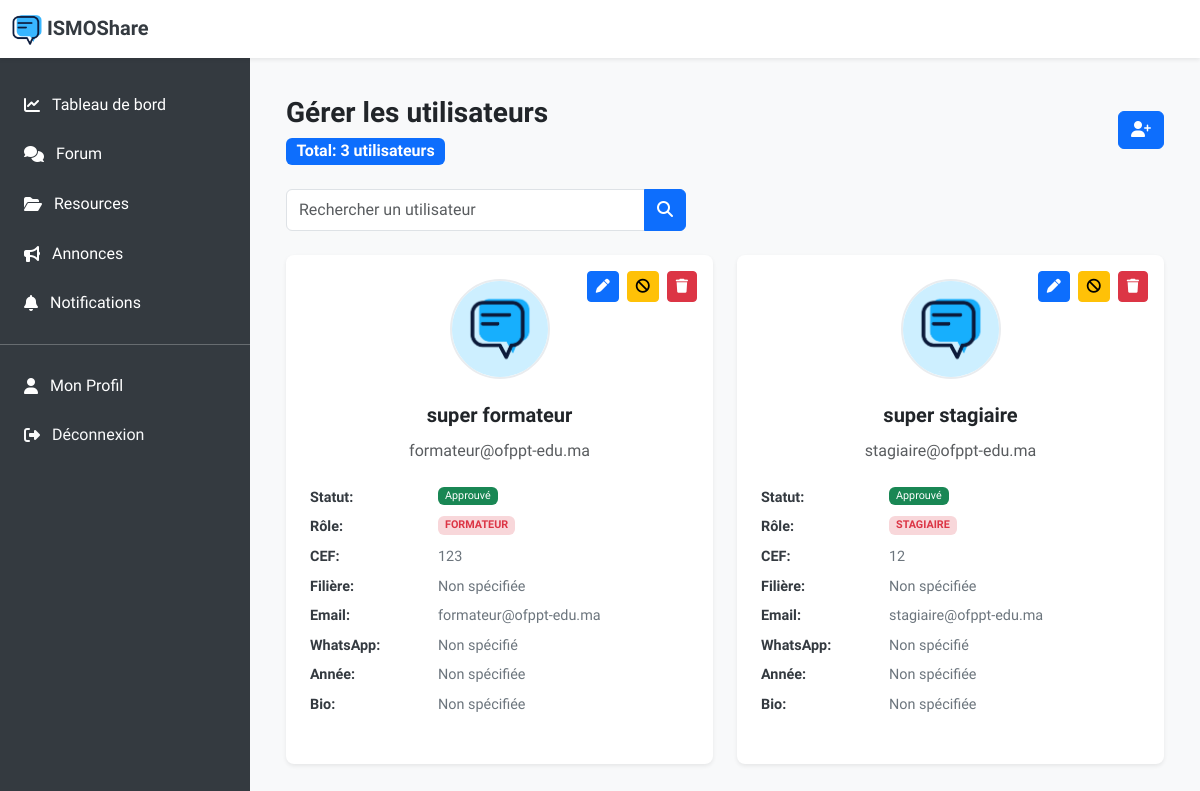
The page /pages/subpages/liste-users.php (signed in) on the database its author committed.
### tables this page shows
CREATE TABLE `utilisateur` (
  `id_utilisateur` int(11) NOT NULL,
  `nom` varchar(50) NOT NULL,
  `prenom` varchar(50) NOT NULL,
  `email` varchar(100) NOT NULL,
  `mot_de_passe` varchar(100) NOT NULL,
  `photo_profil` varchar(255) DEFAULT NULL,
  `role` enum('stagiaire','formateur','admin') DEFAULT NULL,
  `id_filiere` int(11) DEFAULT NULL,
  `cef_matricule` varchar(255) DEFAULT NULL,
  `numero_whatsapp` varchar(20) DEFAULT NULL,
  `bio` text DEFAULT NULL,
  `statut` enum('en_attente','approuvé','rejeté','suspendu') DEFAULT 'en_attente',
  `annee_formation` enum('1ère année','2ème année') DEFAULT NULL
);

### pages/subpages/liste-users.php (the view, shortened to what this page needs)
<?php
include_once '../includes/config.php';
include_once '../includes/notification_functions.php';
$count_sql = "SELECT COUNT(*) as total FROM utilisateur";
$count_stmt = $conn->prepare($count_sql);
$count_stmt->execute();
$count_result = $count_stmt->get_result();
$total_users = $count_result->fetch_assoc()['total'];
$users = [];
$current_user_sql = "SELECT role FROM utilisateur WHERE id_utilisateur = ?";
$current_user_stmt = $conn->prepare($current_user_sql);
$current_user_stmt->bind_param("i", $_SESSION['user_id']);
$current_user_stmt->execute();
$current_user_result = $current_user_stmt->get_result();
$current_user = $current_user_result->fetch_assoc();
if (isset($_GET['search']) && !empty(trim($_GET['search']))) {
    $search = '%' . $conn->real_escape_string(trim($_GET['search'])) . '%';
    if ($current_user['role'] === 'admin') {
        $sql = "SELECT * FROM utilisateur
                WHERE (nom LIKE ? OR prenom LIKE ? OR email LIKE ? OR cef_matricule LIKE ?)
                AND role != 'admin'
                AND id_utilisateur != ?
                ORDER BY id_utilisateur DESC";
        $stmt = $conn->prepare($sql);
        $stmt->bind_param("ssssi", $search, $search, $search, $search, $_SESSION['user_id']);
    } else {
        $sql = "SELECT * FROM utilisateur
                WHERE (nom LIKE ? OR prenom LIKE ? OR email LIKE ? OR cef_matricule LIKE ?)
                AND id_utilisateur != ?
                ORDER BY id_utilisateur DESC";
        $stmt = $conn->prepare($sql);
        $stmt->bind_param("ssssi", $search, $search, $search, $search, $_SESSION['user_id']);
    }
} else {
    if ($current_user['role'] === 'admin') {
        $sql = "SELECT * FROM utilisateur WHERE role != 'admin' AND id_utilisateur != ? ORDER BY id_utilisateur DESC";
        $stmt = $conn->prepare($sql);
        $stmt->bind_param("i", $_SESSION['user_id']);
    } else {
        $sql = "SELECT * FROM utilisateur WHERE id_utilisateur != ? ORDER BY id_utilisateur DESC";
        $stmt = $conn->prepare($sql);
        $stmt->bind_param("i", $_SESSION['user_id']);
    }
}
$stmt->execute();
$result = $stmt->get_result();
if ($result && $result->num_rows > 0) {
    $users = $result->fetch_all(MYSQLI_ASSOC);
}
function getStatusBadgeClass($status) {
    switch ($status) {
        case 'approuvé':
            return 'bg-success fw-light';
    }
}
function getStatusDisplayText($status) {
    switch ($status) {
        case 'approuvé':
            return 'Approuvé';
    }
}
?>
<!DOCTYPE html>
<html lang="en">
  <head>
    <link
      href="https://cdn.jsdelivr.net/npm/bootstrap@5.3.0/dist/css/bootstrap.min.css"
      rel="stylesheet"
    />
    <link
      rel="stylesheet"
      href="https://cdnjs.cloudflare.com/ajax/libs/font-awesome/6.4.2/css/all.min.css"
    />
  </head>
  <body>
    <nav class="navbar navbar-expand-lg navbar-light fixed-top">
      <div class="container-fluid">
        <a class="navbar-brand" href="./../../index.php">
          <img src="./../../assets/images/logo.png" width="30px" alt="" />
          ISMOShare
        </a>
      </div>
    </nav>
    <nav id="sidebar" class="sidebar">
      <ul class="nav flex-column">
        <br />
        <li class="nav-item">
          <a class="nav-link" href="./../dashboard.php">
            <i class="fa-solid fa-chart-line"></i>
            Tableau de bord
          </a>
        </li>
        <li class="nav-item">
          <a class="nav-link" href="./../forum.php">
            <i class="fas fa-comments"></i>
            Forum
          </a>
        </li>
        <li class="nav-item">
          <a class="nav-link" href="./../ressources.php">
            <i class="fas fa-folder-open"></i>
            Resources
          </a>
        </li>
        <li class="nav-item">
          <a class="nav-link" href="./../annonces.php">
            <i class="fa-solid fa-bullhorn"></i>
            Annonces
          </a>
        </li>
        <li class="nav-item">
          <a class="nav-link" href="./../notifications.php">
            <i class="fas fa-bell"></i>
            Notifications
          </a>
        </li>
        <hr class="text-white" />
        <li class="nav-item">
          <a class="nav-link" href="./../profile.php">
            <i class="fas fa-user"></i>
            Mon Profil
          </a>
        </li>
        <li class="nav-item">
          <a class="nav-link text-light" href="#" data-bs-toggle="modal" data-bs-target="#logoutModal">
            <i class="fas fa-sign-out-alt"></i> Déconnexion
          </a>
        </li>
      </ul>
    </nav>
    <main class="main-content bg-light py-4">
      <div class="container-fluid">
        <div class="d-flex flex-column flex-md-row justify-content-between align-items-start align-items-md-center mb-4 mt-3">
          <div>
            <h3 class="fw-bold">Gérer les utilisateurs</h3>
            <span class="badge bg-primary rounded fs-6">Total: <?php echo $total_users; ?> utilisateurs</span>
          </div>
          <br>
          <div class="d-flex align-items-center gap-3">
            <button class="btn btn-primary" data-bs-toggle="modal" data-bs-target="#createUserModal">
              <i class="fas fa-user-plus"></i>
            </button>
          </div>
        </div>
        <?php if (!empty($users)): ?>
        <div class="search-container">
          <form class="d-flex" role="search" method="GET">
            <div class="input-group">
              <input
                type="search"
                class="form-control"
                name="search"
                placeholder="Rechercher un utilisateur"
                value="<?php echo isset($_GET['search']) ? htmlspecialchars($_GET['search']) : ''; ?>"
              />
              <button class="btn btn-primary" type="submit">
                <i class="fa-solid fa-magnifying-glass"></i>
              </button>
            </div>
          </form>
        </div>
        <?php endif; ?>
        <div class="row">
          <?php if (empty($users)): ?>
            <div class="col-12">
              <div class="text-muted text-center alert alert-info">
                <i class="fas fa-users fa-2x mt-3 mb-2"></i>
                <p>Aucun utilisateur trouvé</p>
              </div>
            </div>
          <?php else: ?>
            <?php foreach ($users as $user): ?>
          <div class="col-12 col-lg-6 mb-4">
            <div class="user-card h-100">
          <div class="action-buttons">
            <button
              class="btn btn-sm btn-primary"
              data-bs-toggle="modal"
              data-bs-target="#editRoleModal<?php echo $user['id_utilisateur']; ?>"
              title="Modifier le rôle"
              <?php if ($user['id_utilisateur'] == $_SESSION['user_id']) echo 'style="display: none;"'; ?>
            >
              <i class="fas fa-pen"></i>
            </button>
                <?php if ($user['statut'] === 'approuvé'): ?>
            <button
              class="btn btn-sm btn-warning"
              data-bs-toggle="modal"
              data-bs-target="#suspendModal<?php echo $user['id_utilisateur']; ?>"
              title="Suspendre"
              <?php if ($user['id_utilisateur'] == $_SESSION['user_id'] || $user['role'] === 'admin') echo 'style="display: none;"'; ?>
            >
              <i class="fas fa-ban"></i>
            </button>
                <?php endif; ?>
            <button
              class="btn btn-sm btn-danger"
              data-bs-toggle="modal"
              data-bs-target="#deleteModal<?php echo $user['id_utilisateur']; ?>"
              title="Supprimer"
              <?php if ($user['id_utilisateur'] == $_SESSION['user_id']) echo 'style="display: none;"'; ?>
            >
              <i class="fas fa-trash"></i>
            </button>
          </div>
              <div class="text-center mb-4">
                <img src="<?= $user['photo_profil'] ? '../../assets/uploads/profile/' . htmlspecialchars($user['photo_profil']) : '../../assets/images/ISMO SHARE.png' ?>"
                     alt="Photo de l'utilisateur"
                     class="rounded-circle profile-image" />
              </div>
            <div class="user-info">
                <h5 class="fw-semibold mb-1 text-center"><?php echo htmlspecialchars($user['prenom'] . ' ' . $user['nom']); ?></h5>
                <p class="text-muted mb-3 text-center"><?php echo htmlspecialchars($user['email']); ?></p>
                <div class="user-info-item">
                  <strong>Statut:</strong>
                  <span class="badge <?php echo getStatusBadgeClass($user['statut']); ?>">
                    <?php echo getStatusDisplayText($user['statut']); ?>
                  </span>
                </div>
                <div class="user-info-item">
                  <strong>Rôle:</strong>
                  <?php
                  if ($user['statut'] === 'en_attente') {
                      echo '<span class="text-muted">Non spécifié</span>';
                  } else {
                      echo '<span class="badge bg-danger-subtle text-danger">' . strtoupper($user['role']) . '</span>';
                  }
                  ?>
                </div>
                <div class="user-info-item">
                  <strong>CEF:</strong>
                  <span><?php echo !empty($user['cef_matricule']) ? htmlspecialchars($user['cef_matricule']) : 'Non spécifié'; ?></span>
                </div>
                <div class="user-info-item">
                  <strong>Filière:</strong>
                  <span><?php echo !empty($user['filiere']) ? htmlspecialchars($user['filiere']) : 'Non spécifiée'; ?></span>
                </div>
                <div class="user-info-item">
                  <strong>Email:</strong>
                  <span><?php echo !empty($user['email']) ? htmlspecialchars($user['email']) : 'Non spécifié'; ?></span>
                </div>
                <div class="user-info-item">
                  <strong>WhatsApp:</strong>
                  <?php if (!empty($user['numero_whatsapp'])): ?>
                    <a href="https://wa.me/<?= preg_replace('/[^0-9]/', '', $user['numero_whatsapp']) ?>" target="_blank" class="text-decoration-none">
                      +212<?php echo htmlspecialchars($user['numero_whatsapp']); ?>
                    </a>
                  <?php else: ?>
                    <span>Non spécifié</span>
                  <?php endif; ?>
                </div>
                <div class="user-info-item">
                  <strong>Année:</strong>
                  <span><?php echo !empty($user['annee_formation']) ? htmlspecialchars($user['annee_formation']) : 'Non spécifiée'; ?></span>
                </div>
                <div class="user-info-item">
                  <strong>Bio:</strong>
                  <span><?php echo !empty($user['bio']) ? htmlspecialchars($user['bio']) : 'Non spécifiée'; ?></span>
                </div>
              </div>
            </div>
          </div>
          <?php endforeach; ?>
          <?php endif; ?>
        </div>
      </div>
    </main>
  </body>
</html>

### pages/subpages/liste-users.php (style rules this page uses)
body { font-family: "Andika", sans-serif; background-color: #f4f6f9; min-height: 100vh; margin: 0; padding-top: 56px; }
.navbar { background-color: #ffffff !important; box-shadow: 0 0.125rem 0.25rem rgba(0, 0, 0, 0.075); z-index: 1030; }
.navbar-brand { font-weight: bold; color: #343a40; }
.sidebar { background-color: #343a40; color: #ffffff; width: 250px; height: 100%; position: fixed; top: 56px; left: 0; z-index: 1020; transition: transform 0.3s ease; }
.sidebar .nav-link { padding: 0.8rem 1.5rem; color: #ffffff; display: flex; align-items: center; text-decoration: none; }
.sidebar .nav-link i { margin-right: 0.75rem; }
.main-content { margin-left: 250px; padding: 1.5rem; transition: margin-left 0.3s ease; }
.user-card { background-color: #ffffff; border-radius: 0.5rem; box-shadow: 0 0.125rem 0.25rem rgba(0, 0, 0, 0.075); padding: 1.5rem; margin-bottom: 1.5rem; position: relative; }
.user-info { display: flex; flex-direction: column; gap: 0.5rem; }
.user-info-item { display: flex; align-items: flex-start; gap: 0.5rem; color: #6c757d; font-size: 0.9rem; flex-wrap: wrap; }
.user-info-item strong { color: #343a40; min-width: 120px; }
.action-buttons { position: absolute; top: 1rem; right: 1rem; display: flex; gap: 0.5rem; flex-wrap: wrap; justify-content: flex-end; }
.search-container { max-width: 400px; margin-bottom: 1.5rem; }
.form-select, .form-control { padding: 0.5rem 0.75rem; }
.profile-image { width: 100px; height: 100px; object-fit: cover; border: 2px solid #e9ecef; }

### rows shown on the page
utilisateur: prenom+nom "super formateur", email "formateur@ofppt-edu.ma", statut "Approuvé", role "FORMATEUR", cef_matricule "123", shows "Non spécifié", shows "Non spécifiée"
utilisateur: prenom+nom "super stagiaire", email "stagiaire@ofppt-edu.ma", statut "Approuvé", role "STAGIAIRE", cef_matricule "12", shows "Non spécifié", shows "Non spécifiée"

### other values the page prints
$total_users "3"
